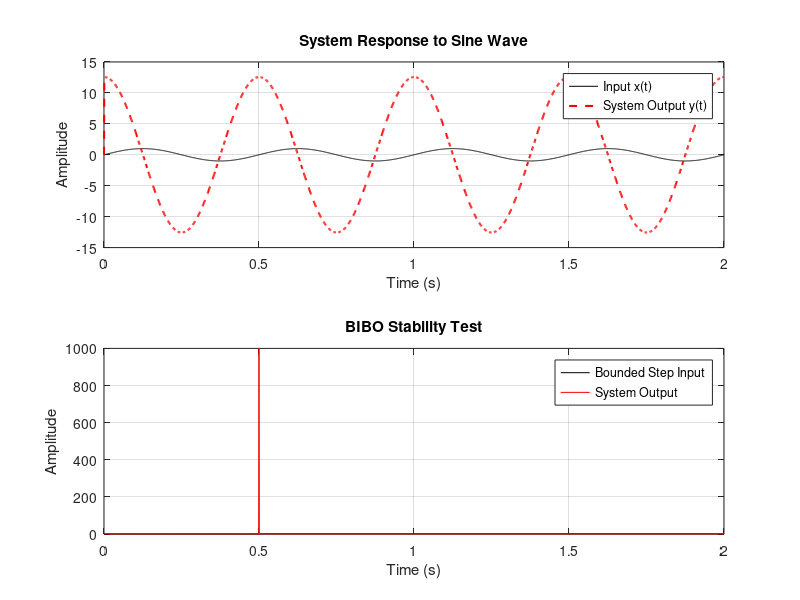

Source code (MATLAB):
% EXERCISE 01: Dynamic Continuous-Time System Analyzer
clc; clear; close all;

%% 1. Setup & System Definition
fs = 1000;          % Sampling frequency
dt = 1/fs;          % Time step
t = 0:dt:2;         % Time vector from 0 to 2 seconds
N = length(t);      % Number of samples
tol = 1e-6;         % Error tolerance for floating-point math

% Define the System Equation HERE. 
% Currently set to Differentiator: y(t) = dx(t)/dt
sys = @(x) [0, diff(x)/dt]; 

fprintf('--- EXERCISE 1: CONTINUOUS-TIME SYSTEM ANALYSIS ---\n\n');

%% (a) Linearity Test
x1 = sin(2*pi*2*t);
x2 = sin(2*pi*5*t);
a = 2; b = 3;

% Test superposition: sys(a*x1 + b*x2) == a*sys(x1) + b*sys(x2)
y_combo = sys(a*x1 + b*x2);
y_sum = a*sys(x1) + b*sys(x2);
linear_error = max(abs(y_combo - y_sum));

fprintf('(a) Linearity: ');
if linear_error < tol
    fprintf('LINEAR (Error: %e)\n', linear_error);
else
    fprintf('NONLINEAR (Error: %e)\n', linear_error);
end

%% (b) Causality Test
n0 = round(N/2);
xA = zeros(1,N); xB = zeros(1,N);
% Identical past
xA(1:n0) = sin(2*pi*3*t(1:n0));
xB(1:n0) = xA(1:n0);
% Different future
xA(n0+1:end) = 0;
xB(n0+1:end) = randn(1, N-n0);

yA = sys(xA); yB = sys(xB);
causal_error = max(abs(yA(1:n0) - yB(1:n0)));

fprintf('(b) Causality: ');
if causal_error < tol
    fprintf('CAUSAL (Output matched in identical past)\n');
else
    fprintf('NON-CAUSAL (Future input affected past output)\n');
end

%% (c) Static or Dynamic (Memory Test)
k = round(N/2);
xc1 = zeros(1,N); xc2 = zeros(1,N);
% Same current input, different previous input
xc1(k) = 0; xc2(k) = 0;
xc1(k-1) = 0; xc2(k-1) = 1;

yc1 = sys(xc1); yc2 = sys(xc2);
memory_diff = abs(yc1(k) - yc2(k));

fprintf('(c) Memory: ');
if memory_diff > tol
    fprintf('DYNAMIC / HAS MEMORY (Output changed based on past input)\n');
else
    fprintf('STATIC / MEMORYLESS\n');
end

%% (d) Time-Invariance Test
xTI = randn(1,N); xTI(1) = 0;
k_shift = 150;

y_original = sys(xTI);
% Shift input, then apply system
x_shifted = [zeros(1, k_shift), xTI(1:end-k_shift)];
y_from_shifted_input = sys(x_shifted);
% Apply system, then shift output
y_shifted_output = [zeros(1, k_shift), y_original(1:end-k_shift)];

ti_error = max(abs(y_from_shifted_input - y_shifted_output));

fprintf('(d) Time Invariance: ');
if ti_error < tol
    fprintf('TIME INVARIANT\n');
else
    fprintf('TIME VARIANT\n');
end

%% (e) Stability Test (BIBO)
% Bounded step input
u_step = double(t >= 0.5); 
y_step = sys(u_step);
% If max output is massively larger than max input (e.g. 50x), it's unstable
stability_ratio = max(abs(y_step)) / max(abs(u_step));

fprintf('(e) Stability: ');
if stability_ratio > 50 
    fprintf('UNSTABLE (Bounded input caused unbounded/massive output spike)\n');
else
    fprintf('STABLE (Output remained strictly bounded)\n');
end

%% (f) Invertibility Test
% Check if two different inputs yield the same output (many-to-one mapping)
x_inv1 = sin(2*pi*2*t);
x_inv2 = x_inv1 + 5; % Shifted by a constant

y_inv1 = sys(x_inv1);
y_inv2 = sys(x_inv2);
inv_output_diff = max(abs(y_inv1 - y_inv2));
inv_input_diff = max(abs(x_inv1 - x_inv2));

fprintf('(f) Invertibility: ');
if inv_output_diff < tol && inv_input_diff > tol
    fprintf('NOT INVERTIBLE (Different inputs produced identical outputs)\n\n');
else
    fprintf('INVERTIBLE (One-to-one mapping detected for test case)\n\n');
end

%% Plotting Logic (Input vs Output & Stability Proof)
figure('Name', 'Continuous System Logic Analysis');
subplot(2,1,1);
plot(t, x1, 'k', 'DisplayName', 'Input x(t)'); hold on;
plot(t, sys(x1), 'r--', 'LineWidth', 1.5, 'DisplayName', 'System Output y(t)');
grid on; xlabel('Time (s)'); ylabel('Amplitude'); title('System Response to Sine Wave'); legend;

subplot(2,1,2);
plot(t, u_step, 'k', 'DisplayName', 'Bounded Step Input'); hold on;
plot(t, y_step, 'r', 'DisplayName', 'System Output');
grid on; xlabel('Time (s)'); ylabel('Amplitude'); title('BIBO Stability Test'); legend;
